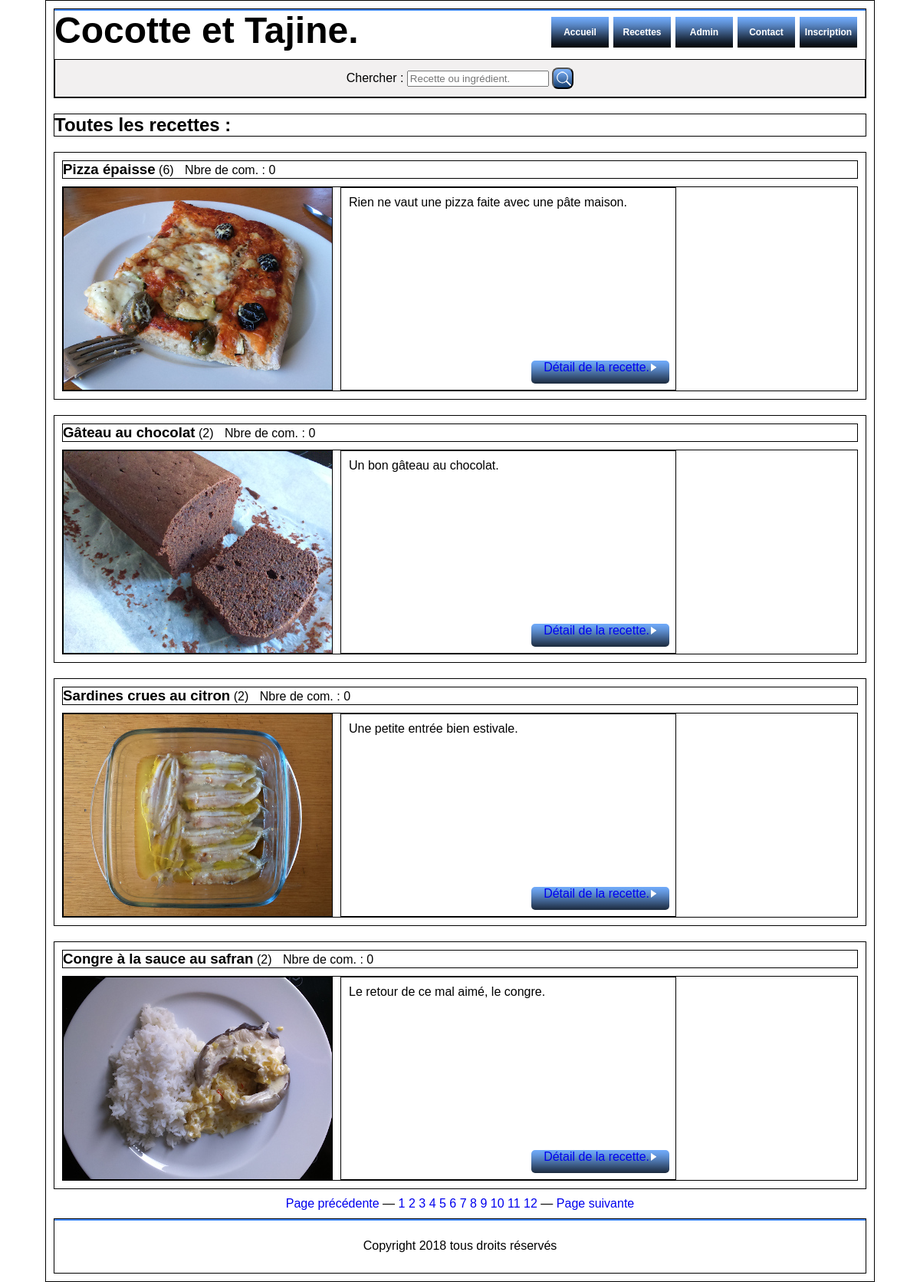
/toutes_les_recettes.php?page=3, run on the app's committed database.
### tables this page shows
CREATE TABLE IF NOT EXISTS `recettes` (
  `id_recette` int NOT NULL AUTO_INCREMENT,
  `date_creation` timestamp NULL DEFAULT CURRENT_TIMESTAMP,
  `plat` varchar(255) DEFAULT NULL,
  `recette` varchar(255) DEFAULT NULL,
  `mots_cles` varchar(255) NOT NULL,
  `origine_id` varchar(255) DEFAULT NULL,
  `regOrigId` int NOT NULL,
  `presentation` text,
  `nbr_pers` int DEFAULT NULL,
  `difficulte` varchar(20) NOT NULL,
  `ingrediens` text,
  `epices` text,
  `tps_prep` time DEFAULT NULL,
  `tps_cuis` time DEFAULT NULL,
  `preparation` text,
  `cuisson` text,
  `suggestion` text,
  `nom_img_min` varchar(255) NOT NULL,
  `nom_img` varchar(255) NOT NULL,
  `alt_img` varchar(255) NOT NULL,
  `nom_img_grd` varchar(255) NOT NULL,
  PRIMARY KEY (`id_recette`)
);

### toutes_les_recettes_req.php (the view, shortened to what this page needs)
<h2 class="titre_principal_ttes_recet">Toutes les recettes :</h2>
<?php
	include ("connexion.php");
	$page = (!empty($_GET['page']) ? $_GET['page'] : 1);
	$limite = 4;
	$debut = ($page - 1) * $limite;
	$query = 'SELECT SQL_CALC_FOUND_ROWS R.id_recette, R.recette, R.presentation, R.regOrigId, O.origine_id,
						C.id_recet_com,R.nom_img, R.alt_img,
						COUNT(C.id_recet_com) as total_com
				FROM recettes R
				LEFT JOIN origines O
					ON R.regOrigId = O.origine_id
				LEFT JOIN commentaires C
					ON R.id_recette = C.id_recet_com
				WHERE R.regOrigId BETWEEN 0 AND 10000
				GROUP BY id_recette
				ORDER BY id_recette DESC
				LIMIT :limite OFFSET :debut';
	$query = $bdd->prepare($query);
	$query->bindValue(
		'limite',
	  $limite,
	  PDO::PARAM_INT
	);
	$query->bindValue(
		'debut',
	  $debut,
	  PDO::PARAM_INT
	);
	$query->execute();
	$resultFoundRows = $bdd->query('SELECT found_rows()');
	$nombredElementsTotal = $resultFoundRows->fetchColumn();
	while ($element = $query->fetch()) {
	   echo ('
	   		<div class="zone_tte_recet">
		   		<div class="nom_et_origine">
		   			<h3 class="elem_nom_recet">'.htmlspecialchars($element['recette']).'</h3> ('.htmlspecialchars($element['origine_id']).')
		   			<p class="nbre_com_ttes_recet">Nbre de com. : '.htmlspecialchars($element['total_com']).'</p>
		   		</div>
		   		<div class="img_et_pres">
		   			<img src="images/'.htmlspecialchars($element['nom_img']).'" class="img_tte_recet" alt="'.htmlspecialchars($element['alt_img']).'" /><div class="present_et_bout">
			   			<p class="present_ttes_recet">'.nl2br (htmlspecialchars($element['presentation'])).'</p>
			   			<div class="zone_bout_det_ttes_recet">
							<p class="bouton_detail_ttes_recet"><a href="recette_a_la_une_detail.php?recetALaUne='.$element['id_recette']. '" class="bouton_detail_ttes_recet">Détail de la recette.<img id="bouton_detail_ttes_recet" src="images/flecheblanchedroite.png" alt="flecheblanchedroite" /></a></p>
						</div>
					</div>
		   		</div>
			</div>');
	}
	$nombreDePages = ceil($nombredElementsTotal / $limite);
	?>
	<div id="num_pages">
		<p class="page_ttes_recet"><?php
		if ($page > 1):
			?><a href="?page=<?php echo $page - 1; ?>">Page précédente</a> — <?php
		endif;
		for ($i = 1; $i <= $nombreDePages; $i++):
			?><a href="?page=<?php echo $i; ?>"><?php echo $i; ?></a> <?php
		endfor;
		if ($page < $nombreDePages):
			?>— <a href="?page=<?php echo $page + 1; ?>">Page suivante</a><?php
		endif;
		?>
		</p>
	</div>

### css/style_800.css (style rules this page uses)
body { width: 90%; min-width: 840px; margin: auto; font-family: Arial, 'Trebuchet MS', sans-serif; border: 1px solid black; }
h2 { margin: 0px 0px 0px 10px; }
h3 { margin: 0px 0px 0px 0px; }
a { text-decoration: none; }
.elem_nom_recet { display: inline-block; margin: 0px 0px 0px 0px; }

### css/style_recet_toutes800.css (style rules this page uses)
.titre_principal_ttes_recet { min-width: 800px; margin: 0px auto 0px; border: 1px solid black; }
.zone_tte_recet { min-width: 800px; margin: 20px auto 10px; padding: 10px 10px 10px 10px; border: 1px solid black; }
.nom_et_origine { margin: 0px auto 0px; border: 1px solid black; }
.nbre_com_ttes_recet { display: inline; margin: 0px 0px 0px 10px; font-size: 1em; color: black; }
.img_et_pres { min-width: 800px; height: 265px; position: relative; margin: 10px auto 0px; border: 1px solid black; }
.img_tte_recet { width: 350px; height: 263px; display: inline-block; margin: 0px 10px 0px 0px; border: 1px solid black; z-index: 1; }
.present_et_bout { width: 436px; height: 263px; display: inline-block; position: absolute; bottom: 0px; margin: 0px auto 0px; padding: 0px 0px 0px 0px; border: 1px solid black; }
.present_ttes_recet { display: inline-block; margin: 0px auto 0px; padding: 10px 10px 10px 10px; }
.zone_bout_det_ttes_recet { position: absolute; bottom: 8px; right: 8px; margin: 10px 0px 0px 0px; }
.bouton_detail_ttes_recet { height: 30px; margin: 0px 0px 0px 0px; padding: 0px 8px 0px 8px; text-decoration: none; border-radius: 5px; background: url('../images/fond_degradebleu.png') repeat-x; }
#num_pages { text-align: center; }
.page_ttes_recet { margin: 0px auto 0px; }

### css/style_recet_pays800.css (style rules this page uses)
#num_pages { text-align: center; }

### data on the page
recettes: recette "Pizza épaisse", origine_id "6", total_com "0", nom_img (picture), presentation "Rien ne vaut une pizza faite avec une pâte maison."
recettes: recette "Gâteau au chocolat", origine_id "2", total_com "0", nom_img (picture), presentation "Un bon gâteau au chocolat."
recettes: recette "Sardines crues au citron", origine_id "2", total_com "0", nom_img (picture), presentation "Une petite entrée bien estivale."
recettes: recette "Congre à la sauce au safran", origine_id "2", total_com "0", nom_img (picture), presentation "Le retour de ce mal aimé, le congre."
